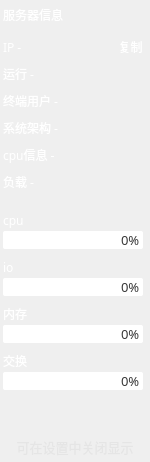
    <widget class="QWidget" name="widget" native="true">
     <property name="minimumSize">
      <size>
       <width>150</width>
       <height>0</height>
      </size>
     </property>
     <property name="maximumSize">
      <size>
       <width>150</width>
       <height>16777215</height>
      </size>
     </property>
     <property name="font">
      <font>
       <family>OPPOSans B</family>
       <pointsize>10</pointsize>
       <stylestrategy>PreferAntialias</stylestrategy>
      </font>
     </property>
     <property name="styleSheet">
      <string notr="true">#widget{
border-right:2px solid rgba(108, 117, 125, 65); 
}

QLabel{
color: rgb(255, 255, 255);
}</string>
     </property>
     <layout class="QVBoxLayout" name="verticalLayout_3">
      <property name="spacing">
       <number>7</number>
      </property>
      <property name="leftMargin">
       <number>3</number>
      </property>
      <property name="topMargin">
       <number>0</number>
      </property>
      <property name="rightMargin">
       <number>3</number>
      </property>
      <property name="bottomMargin">
       <number>5</number>
      </property>
      <item>
       <widget class="QWidget" name="widget_server_info" native="true">
        <property name="minimumSize">
         <size>
          <width>0</width>
          <height>30</height>
         </size>
        </property>
        <property name="maximumSize">
         <size>
          <width>16777215</width>
          <height>30</height>
         </size>
        </property>
        <layout class="QHBoxLayout" name="horizontalLayout_22">
         <property name="spacing">
          <number>0</number>
         </property>
         <property name="leftMargin">
          <number>0</number>
         </property>
         <property name="topMargin">
          <number>0</number>
         </property>
         <property name="rightMargin">
          <number>0</number>
         </property>
         <property name="bottomMargin">
          <number>0</number>
         </property>
         <item>
          <widget class="QLabel" name="label_serverTitle">
           <property name="minimumSize">
            <size>
             <width>0</width>
             <height>20</height>
            </size>
           </property>
           <property name="maximumSize">
            <size>
             <width>16777215</width>
             <height>20</height>
            </size>
           </property>
           <property name="font">
            <font>
             <family>OPPOSans B</family>
             <pointsize>9</pointsize>
             <stylestrategy>PreferAntialias</stylestrategy>
            </font>
           </property>
           <property name="text">
            <string>服务器信息</string>
           </property>
          </widget>
         </item>
        </layout>
       </widget>
      </item>
      <item>
       <widget class="QWidget" name="widget_ip_info" native="true">
        <property name="minimumSize">
         <size>
          <width>0</width>
          <height>20</height>
         </size>
        </property>
        <property name="maximumSize">
         <size>
          <width>16777215</width>
          <height>20</height>
         </size>
        </property>
        <layout class="QHBoxLayout" name="horizontalLayout_4">
         <property name="spacing">
          <number>0</number>
         </property>
         <property name="leftMargin">
          <number>0</number>
         </property>
         <property name="topMargin">
          <number>0</number>
         </property>
         <property name="rightMargin">
          <number>0</number>
         </property>
         <property name="bottomMargin">
          <number>0</number>
         </property>
         <item>
          <widget class="QLabel" name="label_ip">
           <property name="minimumSize">
            <size>
             <width>0</width>
             <height>20</height>
            </size>
           </property>
           <property name="maximumSize">
            <size>
             <width>16777215</width>
             <height>20</height>
            </size>
           </property>
           <property name="font">
            <font>
             <family>OPPOSans B</family>
             <pointsize>9</pointsize>
             <stylestrategy>PreferAntialias</stylestrategy>
            </font>
           </property>
           <property name="text">
            <string>IP -</string>
           </property>
          </widget>
         </item>
         <item>
          <widget class="QToolButton" name="toolButton">
           <property name="font">
            <font>
             <family>OPPOSans B</family>
             <pointsize>9</pointsize>
             <stylestrategy>PreferAntialias</stylestrategy>
            </font>
           </property>
           <property name="styleSheet">
            <string notr="true">QToolButton {
	color: rgb(255, 255, 255);
	background-color: rgba(255, 255, 255, 0);
	border: none;
}

QToolButton::menu-indicator { 
	image: None;
}

 
QToolButton:hover {
	color: rgb(255, 255, 255);
	background-color: rgba(255, 255, 255, 0);
	border: none;
}</string>
           </property>
           <property name="text">
            <string>复制</string>
           </property>
          </widget>
         </item>
        </layout>
       </widget>
      </item>
      <item>
       <widget class="QWidget" name="widget_run_info" native="true">
        <property name="minimumSize">
         <size>
          <width>0</width>
          <height>20</height>
         </size>
        </property>
        <property name="maximumSize">
         <size>
          <width>16777215</width>
          <height>20</height>
         </size>
        </property>
        <property name="font">
         <font>
          <family>OPPOSans B</family>
          <pointsize>10</pointsize>
         </font>
        </property>
        <layout class="QHBoxLayout" name="horizontalLayout_17">
         <property name="spacing">
          <number>6</number>
         </property>
         <property name="leftMargin">
          <number>0</number>
         </property>
         <property name="topMargin">
          <number>0</number>
         </property>
         <property name="rightMargin">
          <number>0</number>
         </property>
         <property name="bottomMargin">
          <number>0</number>
         </property>
         <item>
          <widget class="QLabel" name="label_runTime">
           <property name="minimumSize">
            <size>
             <width>0</width>
             <height>20</height>
            </size>
           </property>
           <property name="maximumSize">
            <size>
             <width>16777215</width>
             <height>20</height>
            </size>
           </property>
           <property name="font">
            <font>
             <family>OPPOSans B</family>
             <pointsize>9</pointsize>
             <stylestrategy>PreferAntialias</stylestrategy>
            </font>
           </property>
           <property name="text">
            <string>运行 -</string>
           </property>
          </widget>
         </item>
        </layout>
       </widget>
      </item>
      <item>
       <widget class="QWidget" name="widget_25" native="true">
        <property name="minimumSize">
         <size>
          <width>0</width>
          <height>20</height>
         </size>
        </property>
        <property name="maximumSize">
         <size>
          <width>16777215</width>
          <height>20</height>
         </size>
        </property>
        <layout class="QHBoxLayout" name="horizontalLayout_18">
         <property name="spacing">
          <number>0</number>
         </property>
         <property name="leftMargin">
          <number>0</number>
         </property>
         <property name="topMargin">
          <number>0</number>
         </property>
         <property name="rightMargin">
          <number>0</number>
         </property>
         <property name="bottomMargin">
          <number>0</number>
         </property>
         <item>
          <widget class="QLabel" name="label_loginCount">
           <property name="minimumSize">
            <size>
             <width>0</width>
             <height>20</height>
            </size>
           </property>
           <property name="maximumSize">
            <size>
             <width>16777215</width>
             <height>20</height>
            </size>
           </property>
           <property name="font">
            <font>
             <family>OPPOSans B</family>
             <pointsize>9</pointsize>
             <stylestrategy>PreferAntialias</stylestrategy>
            </font>
           </property>
           <property name="text">
            <string>终端用户 -</string>
           </property>
          </widget>
         </item>
        </layout>
       </widget>
      </item>
      <item>
       <widget class="QWidget" name="widget_27" native="true">
        <property name="minimumSize">
         <size>
          <width>0</width>
          <height>20</height>
         </size>
        </property>
        <property name="maximumSize">
         <size>
          <width>16777215</width>
          <height>20</height>
         </size>
        </property>
        <layout class="QHBoxLayout" name="horizontalLayout_24">
         <property name="spacing">
          <number>0</number>
         </property>
         <property name="leftMargin">
          <number>0</number>
         </property>
         <property name="topMargin">
          <number>0</number>
         </property>
         <property name="rightMargin">
          <number>0</number>
         </property>
         <property name="bottomMargin">
          <number>0</number>
         </property>
         <item>
          <widget class="QLabel" name="label_architecture">
           <property name="minimumSize">
            <size>
             <width>0</width>
             <height>20</height>
            </size>
           </property>
           <property name="maximumSize">
            <size>
             <width>16777215</width>
             <height>20</height>
            </size>
           </property>
           <property name="font">
            <font>
             <family>OPPOSans B</family>
             <pointsize>9</pointsize>
             <stylestrategy>PreferAntialias</stylestrategy>
            </font>
           </property>
           <property name="text">
            <string>系统架构 -</string>
           </property>
          </widget>
         </item>
        </layout>
       </widget>
      </item>
      <item>
       <widget class="QWidget" name="verticalWidget" native="true">
        <property name="minimumSize">
         <size>
          <width>0</width>
          <height>20</height>
         </size>
        </property>
        <property name="maximumSize">
         <size>
          <width>16777215</width>
          <height>20</height>
         </size>
        </property>
        <layout class="QHBoxLayout" name="horizontalLayout">
         <property name="spacing">
          <number>0</number>
         </property>
         <property name="leftMargin">
          <number>0</number>
         </property>
         <property name="topMargin">
          <number>0</number>
         </property>
         <property name="rightMargin">
          <number>0</number>
         </property>
         <property name="bottomMargin">
          <number>0</number>
         </property>
         <item>
          <widget class="QLabel" name="label_cpuInfo">
           <property name="minimumSize">
            <size>
             <width>0</width>
             <height>20</height>
            </size>
           </property>
           <property name="maximumSize">
            <size>
             <width>16777215</width>
             <height>20</height>
            </size>
           </property>
           <property name="font">
            <font>
             <family>OPPOSans B</family>
             <pointsize>9</pointsize>
             <stylestrategy>PreferAntialias</stylestrategy>
            </font>
           </property>
           <property name="text">
            <string>cpu信息 -</string>
           </property>
          </widget>
         </item>
        </layout>
       </widget>
      </item>
      <item>
       <widget class="QWidget" name="widget_31" native="true">
        <property name="minimumSize">
         <size>
          <width>0</width>
          <height>20</height>
         </size>
        </property>
        <property name="maximumSize">
         <size>
          <width>16777215</width>
          <height>20</height>
         </size>
        </property>
        <layout class="QHBoxLayout" name="horizontalLayout_26">
         <property name="spacing">
          <number>0</number>
         </property>
         <property name="leftMargin">
          <number>0</number>
         </property>
         <property name="topMargin">
          <number>0</number>
         </property>
         <property name="rightMargin">
          <number>0</number>
         </property>
         <property name="bottomMargin">
          <number>0</number>
         </property>
         <item>
          <widget class="QLabel" name="label_load">
           <property name="minimumSize">
            <size>
             <width>0</width>
             <height>20</height>
            </size>
           </property>
           <property name="maximumSize">
            <size>
             <width>16777215</width>
             <height>20</height>
            </size>
           </property>
           <property name="font">
            <font>
             <family>OPPOSans B</family>
             <pointsize>9</pointsize>
             <stylestrategy>PreferAntialias</stylestrategy>
            </font>
           </property>
           <property name="text">
            <string>负载 -</string>
           </property>
          </widget>
         </item>
        </layout>
       </widget>
      </item>
      <item>
       <spacer name="verticalSpacer_2">
        <property name="orientation">
         <enum>Qt::Vertical</enum>
        </property>
        <property name="sizeType">
         <enum>QSizePolicy::Fixed</enum>
        </property>
        <property name="sizeHint" stdset="0">
         <size>
          <width>20</width>
          <height>10</height>
         </size>
        </property>
       </spacer>
      </item>
      <item>
       <widget class="QWidget" name="widget_cpu_info" native="true">
        <property name="minimumSize">
         <size>
          <width>0</width>
          <height>40</height>
         </size>
        </property>
        <property name="maximumSize">
         <size>
          <width>16777215</width>
          <height>40</height>
         </size>
        </property>
        <property name="styleSheet">
         <string notr="true"/>
        </property>
        <layout class="QVBoxLayout" name="verticalLayout_10">
         <property name="spacing">
          <number>0</number>
         </property>
         <property name="leftMargin">
          <number>0</number>
         </property>
         <property name="topMargin">
          <number>0</number>
         </property>
         <property name="rightMargin">
          <number>0</number>
         </property>
         <property name="bottomMargin">
          <number>0</number>
         </property>
         <item>
          <widget class="QLabel" name="label_cpu">
           <property name="font">
            <font>
             <family>OPPOSans B</family>
             <pointsize>9</pointsize>
             <stylestrategy>PreferAntialias</stylestrategy>
            </font>
           </property>
           <property name="text">
            <string>cpu</string>
           </property>
          </widget>
         </item>
         <item>
          <widget class="QProgressBar" name="progressBar_cpu">
           <property name="minimumSize">
            <size>
             <width>140</width>
             <height>18</height>
            </size>
           </property>
           <property name="maximumSize">
            <size>
             <width>140</width>
             <height>18</height>
            </size>
           </property>
           <property name="font">
            <font>
             <family>OPPOSans B</family>
             <pointsize>10</pointsize>
             <stylestrategy>PreferAntialias</stylestrategy>
            </font>
           </property>
           <property name="styleSheet">
            <string notr="true">QProgressBar {
	border: 0px solid;
	
	border-color: rgb(180, 180, 180);
	border-radius: 2px; 
	background-color: #FFFFFF; 
	text-align:right; 
	color: rgba(0, 0, 0, 200);
}

QProgressBar:chunk{
	border-radius:2px;
	
	background-color: rgb(0, 255, 0);
}</string>
           </property>
           <property name="value">
            <number>0</number>
           </property>
           <property name="alignment">
            <set>Qt::AlignLeading|Qt::AlignLeft|Qt::AlignVCenter</set>
           </property>
           <property name="invertedAppearance">
            <bool>false</bool>
           </property>
           <property name="format">
            <string>%p% </string>
           </property>
          </widget>
         </item>
        </layout>
       </widget>
      </item>
      <item>
       <widget class="QWidget" name="widget_mem_info_2" native="true">
        <property name="minimumSize">
         <size>
          <width>0</width>
          <height>40</height>
         </size>
        </property>
        <property name="maximumSize">
         <size>
          <width>16777215</width>
          <height>40</height>
         </size>
        </property>
        <layout class="QVBoxLayout" name="verticalLayout_11">
         <property name="spacing">
          <number>0</number>
         </property>
         <property name="leftMargin">
          <number>0</number>
         </property>
         <property name="topMargin">
          <number>0</number>
         </property>
         <property name="rightMargin">
          <number>0</number>
         </property>
         <property name="bottomMargin">
          <number>0</number>
         </property>
         <item>
          <widget class="QLabel" name="label_disk">
           <property name="font">
            <font>
             <family>OPPOSans B</family>
             <pointsize>9</pointsize>
             <stylestrategy>PreferAntialias</stylestrategy>
            </font>
           </property>
           <property name="text">
            <string>io</string>
           </property>
          </widget>
         </item>
         <item>
          <widget class="QProgressBar" name="progressBar_disk">
           <property name="minimumSize">
            <size>
             <width>140</width>
             <height>18</height>
            </size>
           </property>
           <property name="maximumSize">
            <size>
             <width>140</width>
             <height>18</height>
            </size>
           </property>
           <property name="font">
            <font>
             <family>OPPOSans B</family>
             <pointsize>10</pointsize>
            </font>
           </property>
           <property name="layoutDirection">
            <enum>Qt::LeftToRight</enum>
           </property>
           <property name="styleSheet">
            <string notr="true">QProgressBar {
	border: 0px solid;
	
	border-color: rgb(180, 180, 180);
	border-radius: 2px; 
	background-color: #FFFFFF; 
	text-align:right; 
	color: rgba(0, 0, 0, 200);
}

QProgressBar:chunk{
	border-radius:2px;
	
	background-color: rgb(0, 255, 0);
}</string>
           </property>
           <property name="value">
            <number>0</number>
           </property>
           <property name="alignment">
            <set>Qt::AlignLeading|Qt::AlignLeft|Qt::AlignVCenter</set>
           </property>
           <property name="invertedAppearance">
            <bool>false</bool>
           </property>
           <property name="format">
            <string>%p% </string>
           </property>
          </widget>
         </item>
        </layout>
       </widget>
      </item>
      <item>
       <widget class="QWidget" name="widget_mem_info" native="true">
        <property name="minimumSize">
         <size>
          <width>0</width>
          <height>40</height>
         </size>
        </property>
        <property name="maximumSize">
         <size>
          <width>16777215</width>
          <height>40</height>
         </size>
        </property>
        <layout class="QVBoxLayout" name="verticalLayout_2">
         <property name="spacing">
          <number>0</number>
         </property>
         <property name="leftMargin">
          <number>0</number>
         </property>
         <property name="topMargin">
          <number>0</number>
         </property>
         <property name="rightMargin">
          <number>0</number>
         </property>
         <property name="bottomMargin">
          <number>0</number>
         </property>
         <item>
          <widget class="QLabel" name="label_mem">
           <property name="font">
            <font>
             <family>OPPOSans B</family>
             <pointsize>9</pointsize>
             <stylestrategy>PreferAntialias</stylestrategy>
            </font>
           </property>
           <property name="text">
            <string>内存</string>
           </property>
          </widget>
         </item>
         <item>
          <widget class="QProgressBar" name="progressBar_mem">
           <property name="minimumSize">
            <size>
             <width>140</width>
             <height>18</height>
            </size>
           </property>
           <property name="maximumSize">
            <size>
             <width>140</width>
             <height>18</height>
            </size>
           </property>
           <property name="font">
            <font>
             <family>OPPOSans B</family>
             <pointsize>10</pointsize>
            </font>
           </property>
           <property name="layoutDirection">
            <enum>Qt::LeftToRight</enum>
           </property>
           <property name="styleSheet">
            <string notr="true">QProgressBar {
	border: 0px solid;
	
	border-color: rgb(180, 180, 180);
	border-radius: 2px; 
	background-color: #FFFFFF; 
	text-align:right; 
	color: rgba(0, 0, 0, 200);
}

QProgressBar:chunk{
	border-radius:2px;
	
	background-color: rgb(0, 255, 0);
}</string>
           </property>
           <property name="value">
            <number>0</number>
           </property>
           <property name="alignment">
            <set>Qt::AlignLeading|Qt::AlignLeft|Qt::AlignVCenter</set>
           </property>
           <property name="invertedAppearance">
            <bool>false</bool>
           </property>
           <property name="format">
            <string>%p% </string>
           </property>
          </widget>
         </item>
        </layout>
       </widget>
      </item>
      <item>
       <widget class="QWidget" name="widget_swap_info" native="true">
        <property name="minimumSize">
         <size>
          <width>0</width>
          <height>40</height>
         </size>
        </property>
        <property name="maximumSize">
         <size>
          <width>16777215</width>
          <height>40</height>
         </size>
        </property>
        <layout class="QVBoxLayout" name="verticalLayout">
         <property name="spacing">
          <number>0</number>
         </property>
         <property name="leftMargin">
          <number>0</number>
         </property>
         <property name="topMargin">
          <number>0</number>
         </property>
         <property name="rightMargin">
          <number>0</number>
         </property>
         <property name="bottomMargin">
          <number>0</number>
         </property>
         <item>
          <widget class="QLabel" name="label_swap">
           <property name="font">
            <font>
             <family>OPPOSans B</family>
             <pointsize>9</pointsize>
             <stylestrategy>PreferAntialias</stylestrategy>
            </font>
           </property>
           <property name="text">
            <string>交换</string>
           </property>
          </widget>
         </item>
         <item>
          <widget class="QProgressBar" name="progressBar_swap">
           <property name="minimumSize">
            <size>
             <width>140</width>
             <height>18</height>
            </size>
           </property>
           <property name="maximumSize">
            <size>
             <width>140</width>
             <height>18</height>
            </size>
           </property>
           <property name="font">
            <font>
             <family>OPPOSans B</family>
             <pointsize>10</pointsize>
            </font>
           </property>
           <property name="layoutDirection">
            <enum>Qt::LeftToRight</enum>
           </property>
           <property name="styleSheet">
            <string notr="true">QProgressBar {
	border: 0px solid;
	
	border-color: rgb(180, 180, 180);
	border-radius: 2px; 
	background-color: #FFFFFF; 
	text-align:right; 
	color: rgba(0, 0, 0, 200);
}

QProgressBar:chunk{
	border-radius:2px;
	
	background-color: rgb(0, 255, 0);
}</string>
           </property>
           <property name="value">
            <number>0</number>
           </property>
           <property name="alignment">
            <set>Qt::AlignLeading|Qt::AlignLeft|Qt::AlignVCenter</set>
           </property>
           <property name="invertedAppearance">
            <bool>false</bool>
           </property>
           <property name="textDirection">
            <enum>QProgressBar::TopToBottom</enum>
           </property>
           <property name="format">
            <string>%p% </string>
           </property>
          </widget>
         </item>
        </layout>
       </widget>
      </item>
      <item>
       <spacer name="verticalSpacer">
        <property name="orientation">
         <enum>Qt::Vertical</enum>
        </property>
        <property name="sizeHint" stdset="0">
         <size>
          <width>20</width>
          <height>40</height>
         </size>
        </property>
       </spacer>
      </item>
      <item>
       <widget class="QLabel" name="label_infoTip">
        <property name="font">
         <font>
          <family>OPPOSans B</family>
          <pointsize>10</pointsize>
          <stylestrategy>PreferAntialias</stylestrategy>
         </font>
        </property>
        <property name="styleSheet">
         <string notr="true">color: rgba(223, 223, 223, 150);</string>
        </property>
        <property name="text">
         <string>可在设置中关闭显示</string>
        </property>
        <property name="alignment">
         <set>Qt::AlignCenter</set>
        </property>
       </widget>
      </item>
     </layout>
    </widget>
